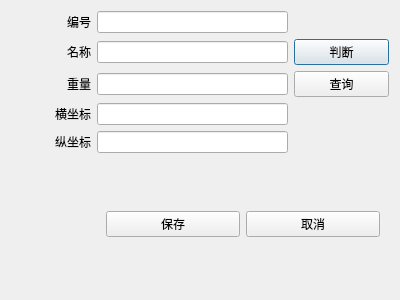
<?xml version="1.0" encoding="UTF-8"?>
<ui version="4.0">
 <class>Plane</class>
 <widget class="QDialog" name="Plane">
  <property name="geometry">
   <rect>
    <x>0</x>
    <y>0</y>
    <width>400</width>
    <height>300</height>
   </rect>
  </property>
  <property name="windowTitle">
   <string>添加飞机</string>
  </property>
  <layout class="QGridLayout" name="gridLayout_2">
   <item row="0" column="0">
    <widget class="QLabel" name="label">
     <property name="minimumSize">
      <size>
       <width>80</width>
       <height>0</height>
      </size>
     </property>
     <property name="maximumSize">
      <size>
       <width>16777214</width>
       <height>16777215</height>
      </size>
     </property>
     <property name="text">
      <string>编号</string>
     </property>
     <property name="alignment">
      <set>Qt::AlignmentFlag::AlignRight|Qt::AlignmentFlag::AlignTrailing|Qt::AlignmentFlag::AlignVCenter</set>
     </property>
    </widget>
   </item>
   <item row="0" column="1">
    <widget class="QLineEdit" name="lineEdit"/>
   </item>
   <item row="1" column="0">
    <widget class="QLabel" name="label_2">
     <property name="minimumSize">
      <size>
       <width>80</width>
       <height>0</height>
      </size>
     </property>
     <property name="maximumSize">
      <size>
       <width>16777214</width>
       <height>16777215</height>
      </size>
     </property>
     <property name="text">
      <string>名称</string>
     </property>
     <property name="alignment">
      <set>Qt::AlignmentFlag::AlignRight|Qt::AlignmentFlag::AlignTrailing|Qt::AlignmentFlag::AlignVCenter</set>
     </property>
    </widget>
   </item>
   <item row="1" column="1">
    <widget class="QLineEdit" name="lineEdit_2"/>
   </item>
   <item row="1" column="2">
    <widget class="QPushButton" name="btn_judge">
     <property name="text">
      <string>判断</string>
     </property>
    </widget>
   </item>
   <item row="2" column="0">
    <widget class="QLabel" name="label_3">
     <property name="minimumSize">
      <size>
       <width>80</width>
       <height>0</height>
      </size>
     </property>
     <property name="maximumSize">
      <size>
       <width>16777214</width>
       <height>16777215</height>
      </size>
     </property>
     <property name="text">
      <string>重量</string>
     </property>
     <property name="alignment">
      <set>Qt::AlignmentFlag::AlignRight|Qt::AlignmentFlag::AlignTrailing|Qt::AlignmentFlag::AlignVCenter</set>
     </property>
    </widget>
   </item>
   <item row="2" column="1">
    <widget class="QLineEdit" name="lineEdit_3"/>
   </item>
   <item row="2" column="2">
    <widget class="QPushButton" name="btn_search1">
     <property name="text">
      <string>查询</string>
     </property>
    </widget>
   </item>
   <item row="3" column="0">
    <widget class="QLabel" name="label_4">
     <property name="minimumSize">
      <size>
       <width>80</width>
       <height>0</height>
      </size>
     </property>
     <property name="maximumSize">
      <size>
       <width>16777214</width>
       <height>16777215</height>
      </size>
     </property>
     <property name="text">
      <string>横坐标</string>
     </property>
     <property name="alignment">
      <set>Qt::AlignmentFlag::AlignRight|Qt::AlignmentFlag::AlignTrailing|Qt::AlignmentFlag::AlignVCenter</set>
     </property>
    </widget>
   </item>
   <item row="3" column="1">
    <widget class="QLineEdit" name="lineEdit_4"/>
   </item>
   <item row="4" column="0">
    <widget class="QLabel" name="label_5">
     <property name="minimumSize">
      <size>
       <width>80</width>
       <height>0</height>
      </size>
     </property>
     <property name="maximumSize">
      <size>
       <width>16777214</width>
       <height>16777215</height>
      </size>
     </property>
     <property name="text">
      <string>纵坐标</string>
     </property>
     <property name="alignment">
      <set>Qt::AlignmentFlag::AlignRight|Qt::AlignmentFlag::AlignTrailing|Qt::AlignmentFlag::AlignVCenter</set>
     </property>
    </widget>
   </item>
   <item row="4" column="1">
    <widget class="QLineEdit" name="lineEdit_5"/>
   </item>
   <item row="5" column="1" colspan="2">
    <widget class="QWidget" name="widget" native="true">
     <layout class="QGridLayout" name="gridLayout">
      <item row="0" column="0">
       <widget class="QPushButton" name="btn_save1">
        <property name="text">
         <string>保存</string>
        </property>
       </widget>
      </item>
      <item row="0" column="1">
       <widget class="QPushButton" name="btn_cancle1">
        <property name="text">
         <string>取消</string>
        </property>
       </widget>
      </item>
     </layout>
    </widget>
   </item>
   <item row="0" column="2">
    <spacer name="horizontalSpacer">
     <property name="orientation">
      <enum>Qt::Orientation::Horizontal</enum>
     </property>
     <property name="sizeType">
      <enum>QSizePolicy::Policy::Minimum</enum>
     </property>
     <property name="sizeHint" stdset="0">
      <size>
       <width>95</width>
       <height>20</height>
      </size>
     </property>
    </spacer>
   </item>
  </layout>
 </widget>
 <resources/>
 <connections/>
</ui>
